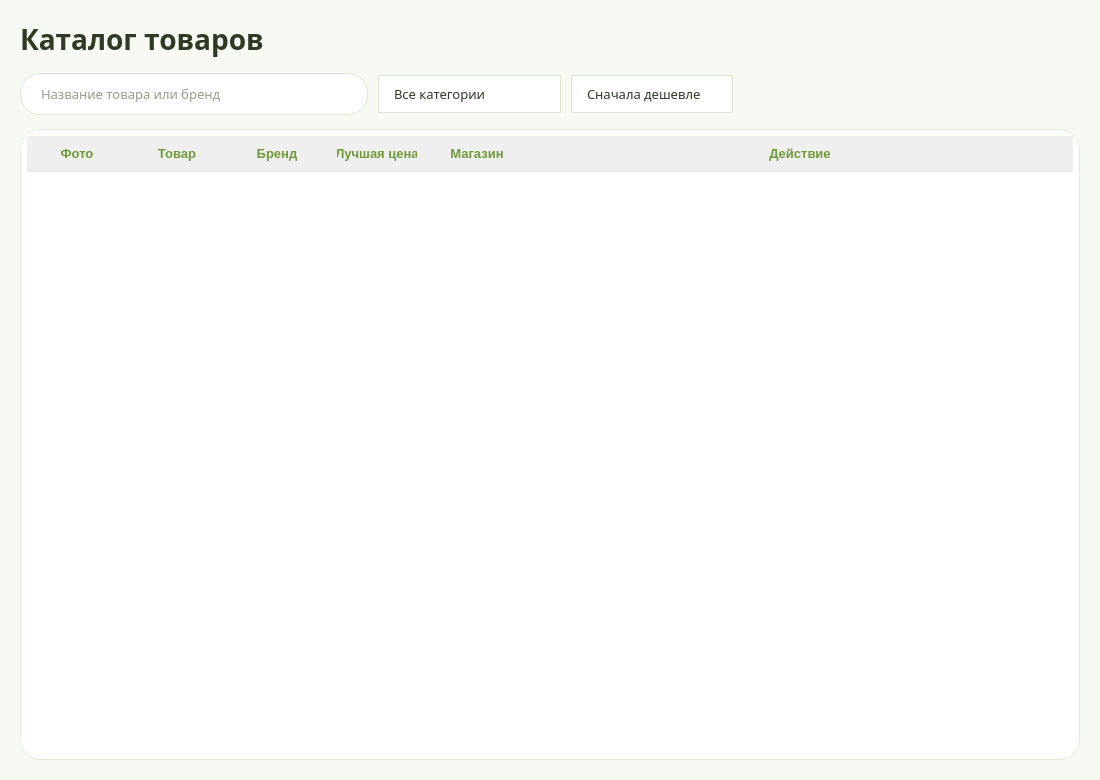
<?xml version="1.0" encoding="UTF-8"?>
<ui version="4.0">
 <class>CatalogPage</class>
 <widget class="QWidget" name="CatalogPage">
  <property name="geometry">
   <rect>
    <x>0</x>
    <y>0</y>
    <width>1100</width>
    <height>780</height>
   </rect>
  </property>
  <property name="font">
   <font>
    <family>Nunito,Varela Round,Segoe UI,Corbel,Helvetica Neue,Noto Sans,sans-serif</family>
   </font>
  </property>
  <property name="styleSheet">
   <string notr="true">
* { font-family: &quot;Nunito&quot;, &quot;Varela Round&quot;, &quot;Segoe UI&quot;, &quot;Corbel&quot;, &quot;Helvetica Neue&quot;, &quot;Noto Sans&quot;, sans-serif; color: #2E3A24; }

QWidget#CatalogPage { background: #F7FAF3; }
QLabel { background: transparent; }

/* ---------- Заголовки ---------- */
QLabel#catalogTitle { font-size: 21pt; font-weight: bold; }
QLabel#catalogSubtitle { font-size: 11pt; color: #8A9B76; }

/* ---------- Поля ввода и комбо-боксы ---------- */
QLineEdit {
    background: #FFFFFF;
    border: 1px solid #DDE7CF;
    border-radius: 20px;
    padding: 10px 18px;
    font-size: 10pt;
    selection-background-color: #CDEE94;
    placeholder-text-color: #A3B38E;
}
QLineEdit:focus { border: 1px solid #8FD630; }

QComboBox {
    background: #FFFFFF;
    border: 1px solid #DDE7CF;
    border-radius: 20px;
    padding: 8px 15px;
    font-size: 10pt;
    color: #2E3A24;
}
QComboBox:focus { border: 1px solid #8FD630; }
QComboBox::drop-down { border: none; }

/* ---------- Таблица ---------- */
QTableWidget {
    background: #FFFFFF;
    border: 1px solid #E4ECD8;
    border-radius: 20px;
    gridline-color: transparent;
    font-size: 10pt;
    padding: 6px;
}
QTableWidget::item { padding: 6px 10px; border-bottom: 1px solid #EEF3E6; }
QTableWidget::item:selected { background: #E6F6C3; color: #2E3A24; }
QHeaderView::section {
    background: transparent;
    border: none;
    border-bottom: 1px solid #E4ECD8;
    padding: 8px 10px;
    color: #6E9A3A;
    font-size: 10pt;
    font-weight: bold;
}

/* ---------- Кнопки действий ---------- */
QPushButton {
    background: qlineargradient(x1:0, y1:0, x2:0, y2:1, stop:0 #C4F56E, stop:1 #8FD630);
    border: 1px solid rgba(255, 255, 255, 230);
    border-radius: 20px;
    padding: 10px 24px;
    font-size: 12pt;
    color: #1E2B12;
    font-weight: bold;
}
QPushButton:hover {
    background: qlineargradient(x1:0, y1:0, x2:0, y2:1, stop:0 #D3FA8C, stop:1 #A0E448);
}
QPushButton:pressed {
    background: #84C72A;
}
   </string>
  </property>
  <layout class="QVBoxLayout" name="catalogLayout">
   <property name="spacing">
    <number>14</number>
   </property>
   <property name="leftMargin">
    <number>20</number>
   </property>
   <property name="topMargin">
    <number>20</number>
   </property>
   <property name="rightMargin">
    <number>20</number>
   </property>
   <property name="bottomMargin">
    <number>20</number>
   </property>
   <item>
    <widget class="QLabel" name="catalogTitle">
     <property name="text">
      <string>Каталог товаров</string>
     </property>
    </widget>
   </item>
   <item>
    <layout class="QHBoxLayout" name="catalogFilters">
     <property name="spacing">
      <number>10</number>
     </property>
     <item>
      <widget class="QLineEdit" name="catalogSearch">
       <property name="minimumSize">
        <size>
         <width>300</width>
         <height>0</height>
        </size>
       </property>
       <property name="placeholderText">
        <string>Название товара или бренд</string>
       </property>
      </widget>
     </item>
     <item>
      <widget class="QComboBox" name="categoryFilter">
       <item>
        <property name="text">
         <string>Все категории</string>
        </property>
       </item>
       <item>
        <property name="text">
         <string>Молочные продукты</string>
        </property>
       </item>
       <item>
        <property name="text">
         <string>Мясо и птица</string>
        </property>
       </item>
       <item>
        <property name="text">
         <string>Овощи и фрукты</string>
        </property>
       </item>
       <item>
        <property name="text">
         <string>Выпечка</string>
        </property>
       </item>
       <item>
        <property name="text">
         <string>Бакалея</string>
        </property>
       </item>
       <item>
        <property name="text">
         <string>Напитки</string>
        </property>
       </item>
      </widget>
     </item>
     <item>
      <widget class="QComboBox" name="sortFilter">
       <item>
        <property name="text">
         <string>Сначала дешевле</string>
        </property>
       </item>
       <item>
        <property name="text">
         <string>Сначала дороже</string>
        </property>
       </item>
       <item>
        <property name="text">
         <string>По названию</string>
        </property>
       </item>
      </widget>
     </item>
     <item>
      <spacer name="filterSpacer">
       <property name="orientation">
        <enum>Qt::Horizontal</enum>
       </property>
       <property name="sizeHint" stdset="0">
        <size>
         <width>40</width>
         <height>20</height>
        </size>
       </property>
      </spacer>
     </item>
    </layout>
   </item>
   <item>
    <widget class="QTableWidget" name="catalogTable">
     <property name="editTriggers">
      <set>QAbstractItemView::NoEditTriggers</set>
     </property>
     <property name="showGrid">
      <bool>false</bool>
     </property>
     <attribute name="horizontalHeaderStretchLastSection">
      <bool>true</bool>
     </attribute>
     <attribute name="verticalHeaderVisible">
      <bool>false</bool>
     </attribute>
     <column>
      <property name="text">
       <string>Фото</string>
      </property>
     </column>
     <column>
      <property name="text">
       <string>Товар</string>
      </property>
     </column>
     <column>
      <property name="text">
       <string>Бренд</string>
      </property>
     </column>
     <column>
      <property name="text">
       <string>Лучшая цена</string>
      </property>
     </column>
     <column>
      <property name="text">
       <string>Магазин</string>
      </property>
     </column>
     <column>
      <property name="text">
       <string>Действие</string>
      </property>
     </column>
    </widget>
   </item>
  </layout>
 </widget>
 <resources/>
 <connections/>
</ui>
